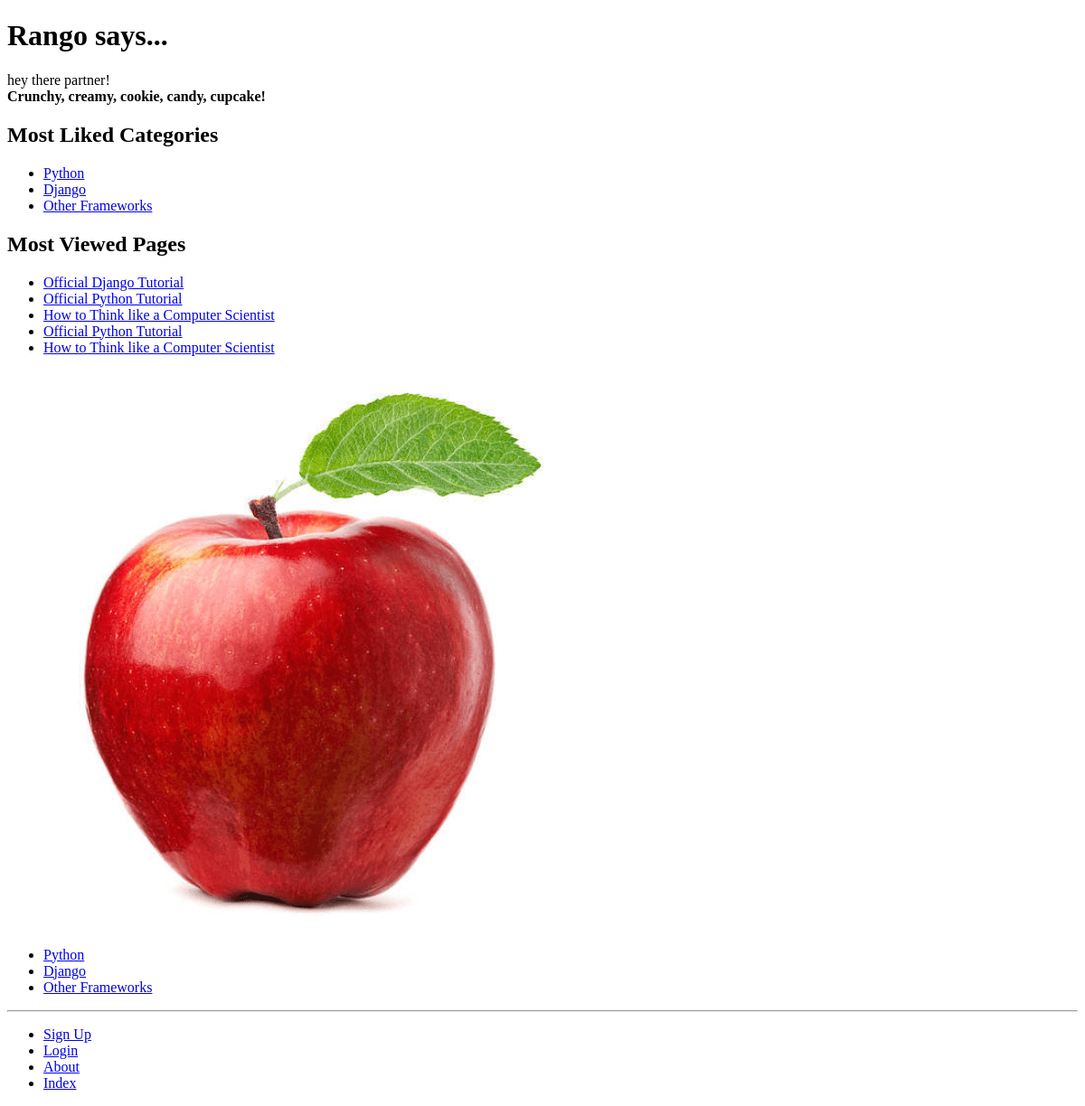
/, run on an earlier commit of the app's database.
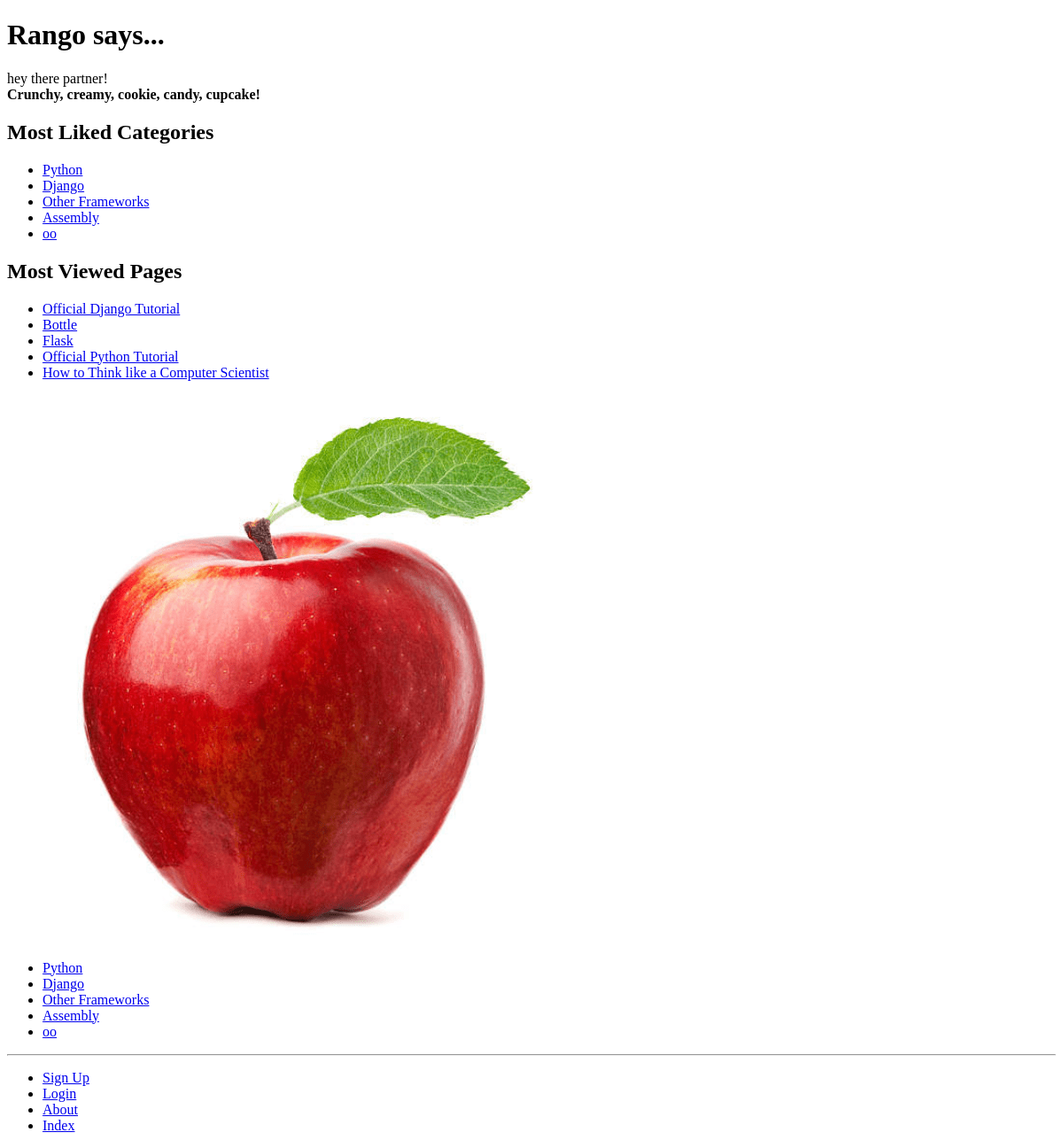
And on a later commit of the database.
### rango/models.py (models this page shows, shortened)
class Category(models.Model):
	name = models.CharField(max_length=128, unique=True)
	views = models.IntegerField(default=0)
	likes = models.IntegerField(default=0)
	slug = models.SlugField(unique=True)
	class Meta:
		verbose_name_plural = 'Categories'

class Page(models.Model):
	category = models.ForeignKey(Category, on_delete=models.CASCADE)
	title = models.CharField(max_length=128)
	url = models.URLField()
	views = models.IntegerField(default=0)

### rango/views.py (the view)
# urls.py: path('', views.index, name='index'),
def index(request):
	category_list = Category.objects.order_by('-likes')[:5]
	page_list = Page.objects.order_by('-views')[:5]
	context_dict = {}
	context_dict['boldmessage'] = 'Crunchy, creamy, cookie, candy, cupcake!'
	context_dict['categories'] = category_list
	context_dict['pages'] = page_list
	response = render(request, 'rango/index.html', context=context_dict)
	return response

### rango/templatetags/rango_template_tags.py (called while the page is built)
@register.inclusion_tag('rango/categories.html')
def get_category_list():
	return {'categories': Category.objects.all()}

### templates/rango/index.html (shortened to what this page needs)
{% extends 'rango/base.html' %}
{% load staticfiles %}
{%block body_block%}
		<h1>Rango says...</h1>
		<div>
			{% if user.is_authenticated %}
				howdy {{ user.username }}!
			{% else %}
    			hey there partner!
			{% endif %} <br />
			<strong>{{ boldmessage }}</strong><br />
		</div>
		<div>
			<h2>Most Liked Categories</h2>
			{% if categories %}
				<ul>
				{% for category in categories %}
					<li><a href="{% url 'rango:show_category' category.slug %}">{{ category.name }}</a></li>
				{% endfor %}
				</ul>
			{% else %}
				<strong>There are no categories present.</strong>
			{% endif %}
		</div>
		<div>
			<h2>Most Viewed Pages</h2>
			{% if pages %}
				<ul>
				{% for page in pages %}
					<li><a href="{{ page.url }}">{{ page.title }}</a></li>
				{% endfor %}
				</ul>
			{% else %}
				<strong>There are no pages present.</strong>
			{% endif %}
		</div>
		<div>
			<img src="{% static 'images/rango.jpg' %}"
			alt="Picture of Rango" />
		</div>
{%endblock%}

### templates/rango/categories.html
<ul>
{%if categories%}
{% for c in categories %}
<li><a href="{% url 'rango:show_category' c.slug %}">{{ c.name }}</a></li>
{% endfor %} {%else%}
<li><strong>There are no categories present.</strong></li> {%endif%}
</ul>

What changed in the data, as far as the page shows it:
no longer on this page (row unchanged): Page: title "Official Python Tutorial"
no longer on this page (row unchanged): Page: title "How to Think like a Computer Scientist"
added Category: name "Assembly"
added Category: name "oo"
now on this page (row edited): Page: title "Bottle"
now on this page (row edited): Page: title "Flask"
